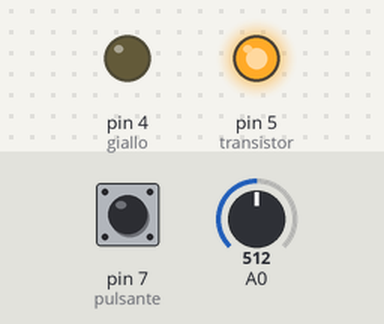
Bench run of a sketch on a simulated Arduino Uno, built with avr-gcc and run on an emulated ATmega328P. Shown: output pins drawn as LEDs (lit = HIGH). Inputs (shaded band) come from the test bench; at power-on: A0 = 512, pin 7 (pulsante) LOW.

Above: at 1.2 s.
1.3 s: A0 set to 11
2.8 s: A0 set to 8
At 3.6 s:
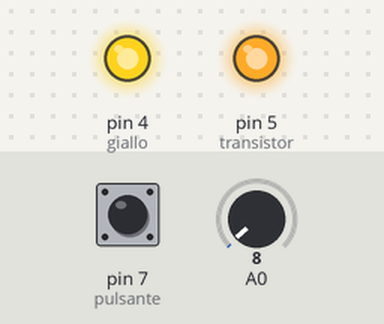
4.3 s: A0 set to 122
At 4.7 s:
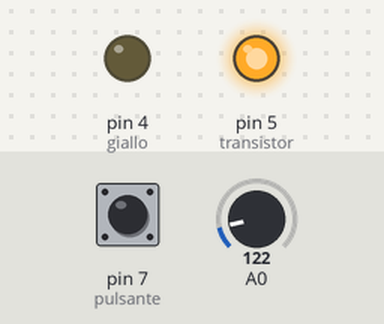
5.8 s: A0 set to 0
At 7.0 s:
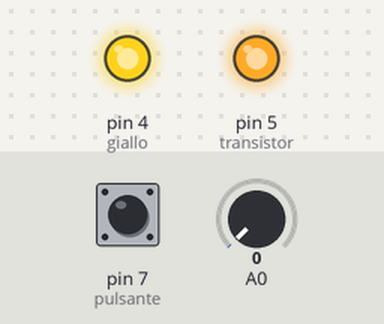
Timing chart, 0 to 8.3 s (numbered marks = the images above; inputs shaded):
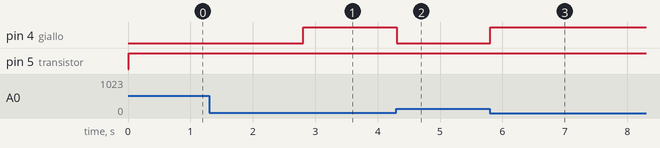

The sketch:

laser.ino
```cpp
int giallo = 4;
int pulsante = 7;
int transistor = 5;


int stato=0; // All'inizio il sistema è spento.
int val=0; // Memorizza il valore dello stato tra un ciclo e l'altro
int luce;


void setup() {
  pinMode(giallo, OUTPUT);
  pinMode(transistor, OUTPUT);
  pinMode(A0,INPUT);
}

 void loop() {
 val = digitalRead(pulsante); // Leggo lo stato del segnale (se o cliccato o no)
 delay(10);

   digitalWrite(transistor, 1);

   luce = analogRead(A0);

   if (luce<10) {
    digitalWrite(giallo, HIGH);
   }

   else
    digitalWrite(giallo, LOW);  // Da eliminare nel caso spiegato nel paragrafo "All'opera"
}
```

Measured:
- the behaviour switches between 10 and 9 on A0 (found by bisection; images 0 and 1)
- after the input at 1.3 s, every drawn part: stays the same
- after the input at 2.8 s, pin 4 (giallo): LOW → HIGH at once
- after the input at 4.3 s, pin 4 (giallo): HIGH → LOW at once
- after the input at 5.8 s, pin 4 (giallo): LOW → HIGH at once
